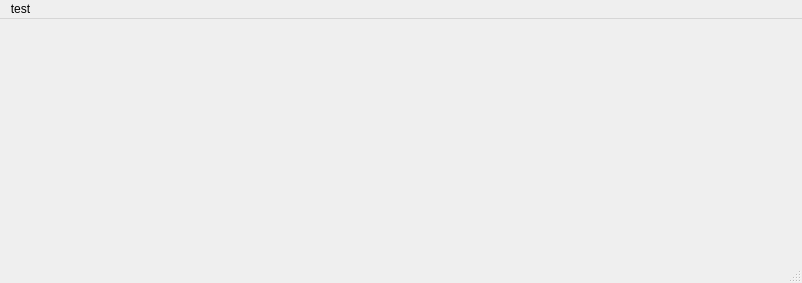
<?xml version="1.0" encoding="UTF-8"?>
<ui version="4.0">
 <author>Cedric Schmeits</author>
 <class>Denario</class>
 <widget class="QMainWindow" name="Denario">
  <property name="geometry">
   <rect>
    <x>0</x>
    <y>0</y>
    <width>802</width>
    <height>283</height>
   </rect>
  </property>
  <property name="windowTitle">
   <string>Denario</string>
  </property>
  <widget class="QWidget" name="centralwidget">
   <layout class="QGridLayout" name="gridLayout">
    <item row="0" column="0">
     <layout class="QGridLayout" name="gridLayout_2">
      <item row="0" column="2">
       <widget class="CandleChart" name="wgtChart" native="true"/>
      </item>
      <item row="0" column="1">
       <widget class="SelectSymbol" name="wgtSelectSymbol" native="true"/>
      </item>
      <item row="0" column="0">
       <layout class="QVBoxLayout" name="verticalLayout">
        <item>
         <widget class="SymbolBar" name="wgtBar" native="true"/>
        </item>
        <item>
         <spacer name="verticalSpacer">
          <property name="orientation">
           <enum>Qt::Vertical</enum>
          </property>
          <property name="sizeHint" stdset="0">
           <size>
            <width>20</width>
            <height>40</height>
           </size>
          </property>
         </spacer>
        </item>
       </layout>
      </item>
     </layout>
    </item>
   </layout>
  </widget>
  <widget class="QMenuBar" name="menubar">
   <property name="geometry">
    <rect>
     <x>0</x>
     <y>0</y>
     <width>802</width>
     <height>24</height>
    </rect>
   </property>
   <widget class="QMenu" name="menutest">
    <property name="title">
     <string>test</string>
    </property>
   </widget>
   <addaction name="menutest"/>
  </widget>
  <widget class="QStatusBar" name="statusbar"/>
 </widget>
 <customwidgets>
  <customwidget>
   <class>CandleChart</class>
   <extends>QWidget</extends>
   <header>candlechart.h</header>
   <container>1</container>
  </customwidget>
  <customwidget>
   <class>SelectSymbol</class>
   <extends>QWidget</extends>
   <header>selectsymbol.h</header>
   <container>1</container>
  </customwidget>
  <customwidget>
   <class>SymbolBar</class>
   <extends>QWidget</extends>
   <header>symbolbar.h</header>
   <container>1</container>
  </customwidget>
 </customwidgets>
 <resources/>
 <connections/>
 <slots>
  <slot>OnStartStopPressed()</slot>
  <slot>OnCheckState()</slot>
  <slot>OnAddTimeTracer()</slot>
  <slot>OnShowTraceVariables()</slot>
  <slot>OnAddTransferFunction()</slot>
  <slot>OnAddTraceVar()</slot>
  <slot>OnMoverIdChanged()</slot>
  <slot>OnExport()</slot>
  <slot>OnDelTraceVar(QListWidgetItem*)</slot>
  <slot>OnImport()</slot>
  <slot>OnAddFrequency()</slot>
 </slots>
</ui>
